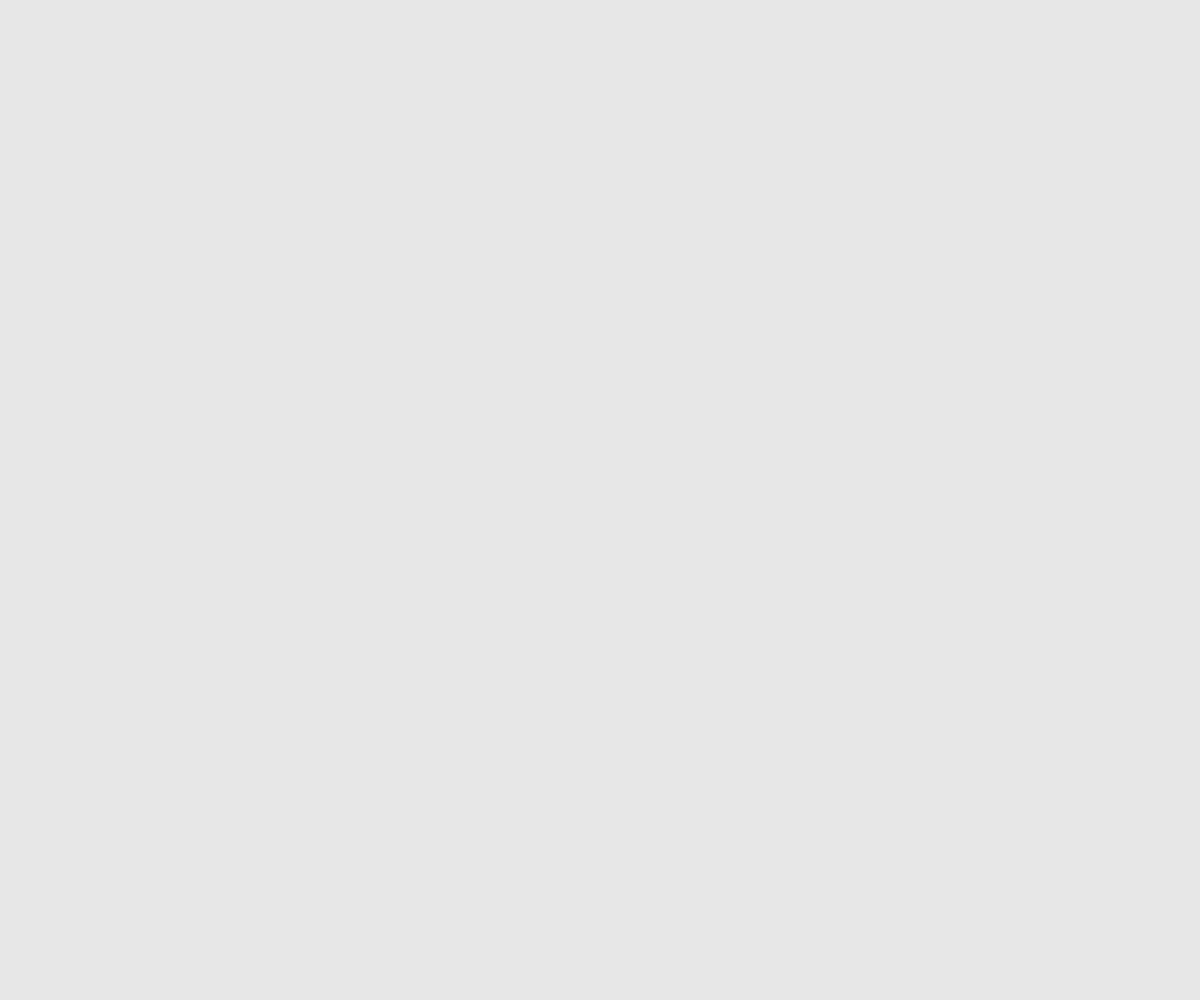
Frame 1 (no input)
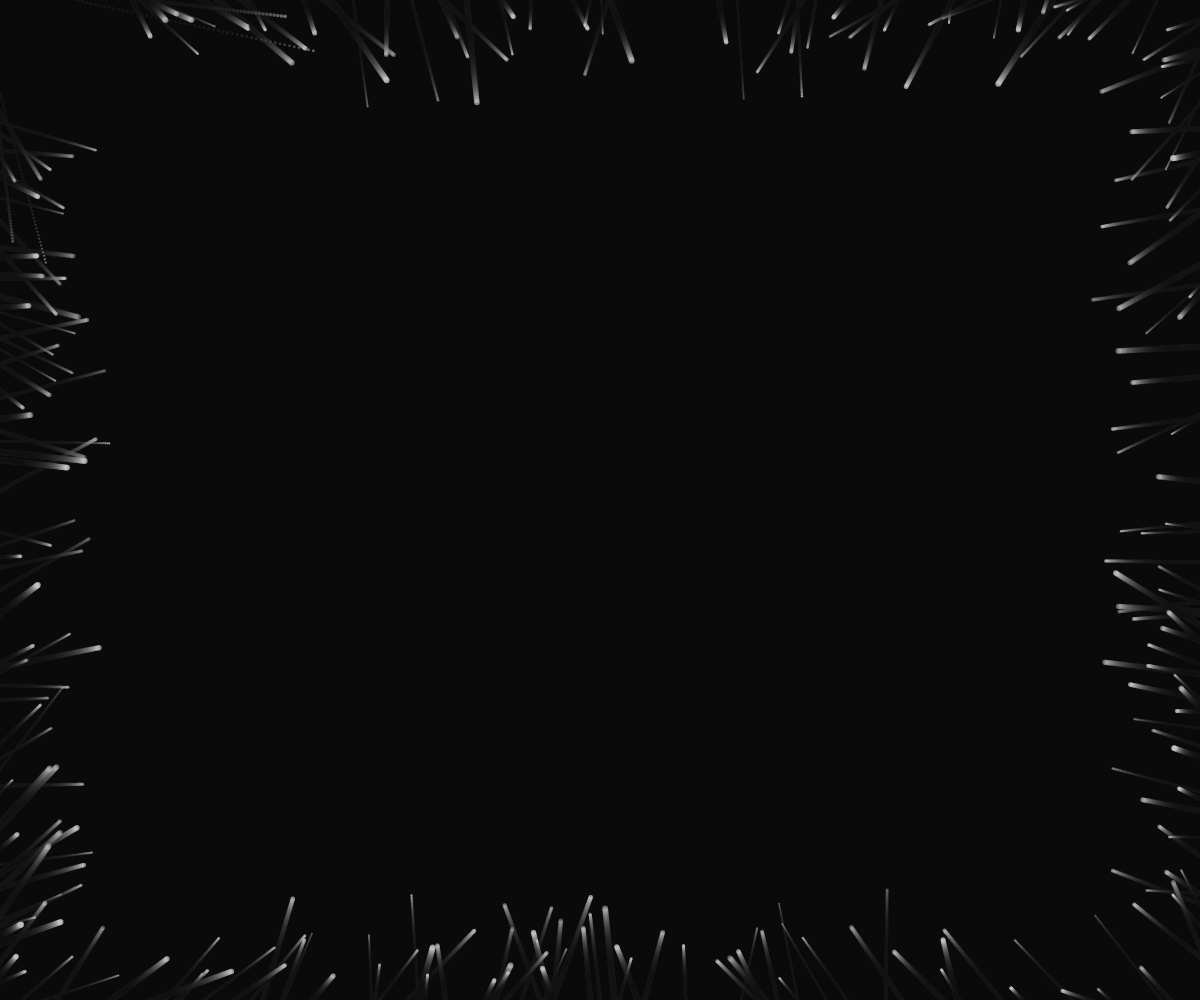
Frame 60 (no input)
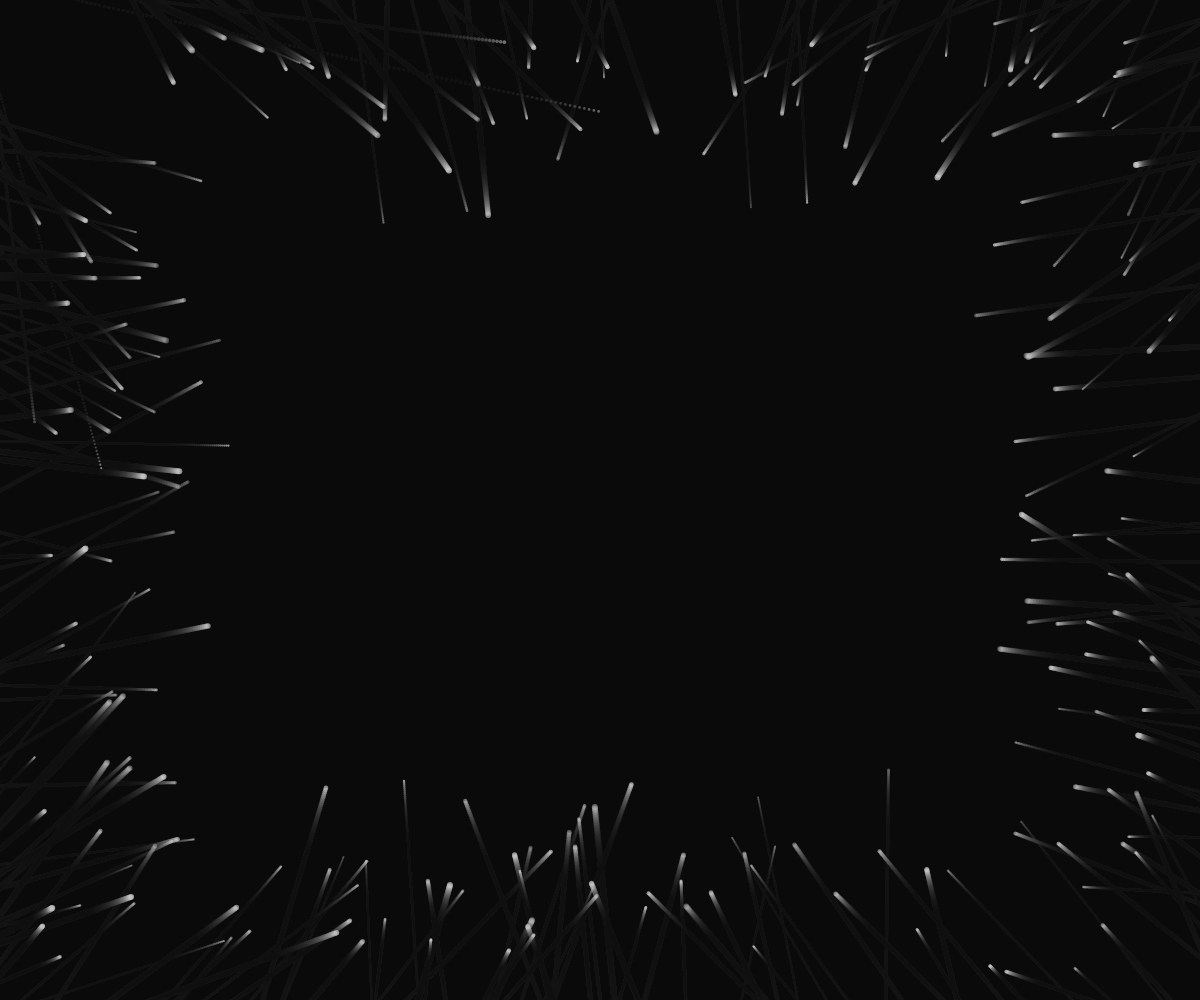
Frame 120 (the mouse pressed at the canvas centre since frame 60)

The p5.js sketch that drew these frames (run headless with seeded random() and noise() and a simulated clock; from frame 60 on, the mouse is pressed at the canvas centre):

// p5.js sketch
// ── sketch.js
class Particle {
        constructor() {
          this.reset();
        }

        /** Stellt Partikel am Rand zufällig neu auf **/
        reset() {
          // Position (leicht außerhalb, sodass sie ins Bild fliegen können)
          const side = floor(random(4));
          switch (side) {
            case 0: // links
              this.pos = createVector(-10, random(height));
              break;
            case 1: // oben
              this.pos = createVector(random(width), -10);
              break;
            case 2: // rechts
              this.pos = createVector(width + 10, random(height));
              break;
            default: // unten
              this.pos = createVector(random(width), height + 10);
          }
          // Geschwindigkeit zeigt grob zur Mitte
          const toCenter = p5.Vector.sub(createVector(width / 2, height / 2), this.pos);
          this.vel = toCenter.setMag(random(0.5, 2));
          // Leichte zufällige Abweichung
          this.vel.rotate(random(-PI / 6, PI / 6));
          this.size = random(2, 6);
          this.alpha = random(80, 200);
        }

        update() {
          // Mausanziehung/Abstoßung
          const mouse = createVector(mouseX, mouseY);
          if (mouseX >= 0 && mouseY >= 0) {
            const d = p5.Vector.dist(this.pos, mouse);
            if (d < 120) {
              const force = p5.Vector.sub(this.pos, mouse) // weg von Maus
                .setMag(map(d, 0, 120, 0.6, 0));
              this.vel.add(force);
            }
          }

          this.pos.add(this.vel);

          // Wenn Partikel aus dem Bild fliegt → neu starten
          if (
            this.pos.x < -20 ||
            this.pos.x > width + 20 ||
            this.pos.y < -20 ||
            this.pos.y > height + 20
          ) {
            this.reset();
          }
        }

        show() {
          noStroke();
          fill(200, this.alpha);
          circle(this.pos.x, this.pos.y, this.size);
        }
      }

      // Globale Variablen
      const NUM = 250;
      let particles = [];

      function setup() {
        createCanvas(windowWidth, windowHeight);
        for (let i = 0; i < NUM; i++) particles.push(new Particle());
      }

      function draw() {
        // Transparenter Hintergrund erzeugt einen Schweif-Effekt
        background(13, 13, 13, 25);

        // Partikel & Linien
        stroke(255, 40);
        for (let i = 0; i < particles.length; i++) {
          const p1 = particles[i];
          p1.update();
          p1.show();

          // Verbinde nahgelegene Partikel optisch
          for (let j = i + 1; j < particles.length && j < i + 15; j++) {
            // Begrenzung i+15 → Performance
            const p2 = particles[j];
            const d = dist(p1.pos.x, p1.pos.y, p2.pos.x, p2.pos.y);
            if (d < 90) {
              strokeWeight(1 - d / 90);
              line(p1.pos.x, p1.pos.y, p2.pos.x, p2.pos.y);
            }
          }
        }
      }

      function windowResized() {
        resizeCanvas(windowWidth, windowHeight);
      }
